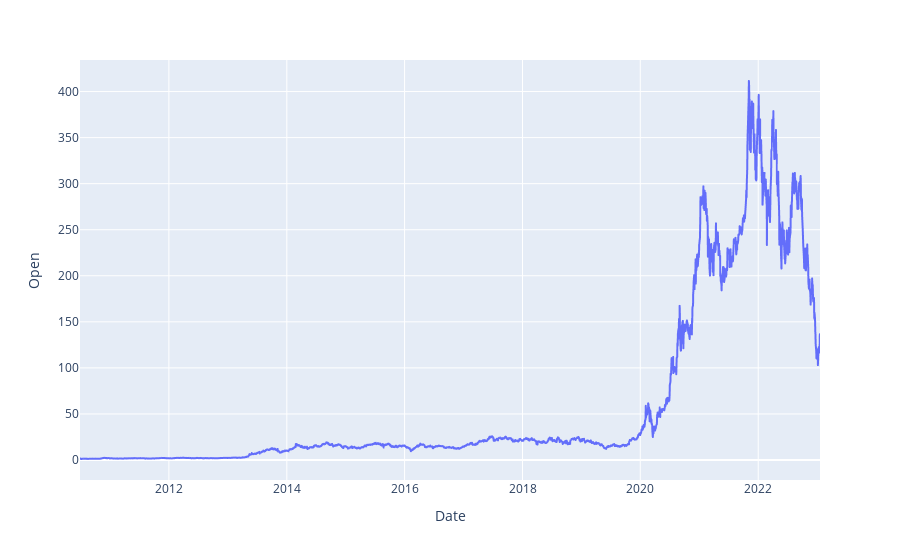

Notebook code for this chart:
### Code cell
plt.figure(figsize=(12,4))
fig=px.line(df_tesla,x=df_tesla.index,y="Open")
fig.show()

### Figure 1 — Plotly figure (JSON) as saved in the notebook; plotly's stock layout.template omitted (floating-point values rounded to 4 significant figures; data arrays with more than 128 entries replaced by an {"elided": "..."} marker saying what was removed)
{"data": [{"hovertemplate": "Date=%{x}<br>Open=%{y}<extra></extra>", "legendgroup": "", "line": {"color": "#636efa", "dash": "solid"}, "marker": {"symbol": "circle"}, "mode": "lines", "name": "", "showlegend": false, "type": "scattergl", "x": {"elided": "3162 str values"}, "xaxis": "x", "y": {"elided": "3162 float values"}, "yaxis": "y"}], "layout": {"legend": {"tracegroupgap": 0}, "margin": {"t": 60}, "xaxis": {"anchor": "y", "domain": [0, 1], "title": {"text": "Date"}}, "yaxis": {"anchor": "x", "domain": [0, 1], "title": {"text": "Open"}}}}
